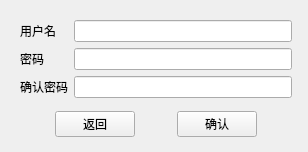
<?xml version="1.0" encoding="UTF-8"?>
<ui version="4.0">
 <class>Regist</class>
 <widget class="QWidget" name="Regist">
  <property name="geometry">
   <rect>
    <x>0</x>
    <y>0</y>
    <width>308</width>
    <height>152</height>
   </rect>
  </property>
  <property name="windowTitle">
   <string>用户注册</string>
  </property>
  <property name="windowIcon">
   <iconset resource="icons.qrc">
    <normaloff>:/icons/icons/fish-logo.bmp</normaloff>:/icons/icons/fish-logo.bmp</iconset>
  </property>
  <widget class="QWidget" name="layoutWidget">
   <property name="geometry">
    <rect>
     <x>20</x>
     <y>20</y>
     <width>272</width>
     <height>117</height>
    </rect>
   </property>
   <layout class="QVBoxLayout" name="verticalLayout">
    <item>
     <layout class="QFormLayout" name="formLayout">
      <item row="0" column="0">
       <widget class="QLabel" name="label">
        <property name="text">
         <string>用户名</string>
        </property>
       </widget>
      </item>
      <item row="0" column="1">
       <widget class="QLineEdit" name="lineEdit"/>
      </item>
      <item row="1" column="0">
       <widget class="QLabel" name="label_2">
        <property name="text">
         <string>密码</string>
        </property>
       </widget>
      </item>
      <item row="1" column="1">
       <widget class="QLineEdit" name="lineEdit_2">
        <property name="echoMode">
         <enum>QLineEdit::Password</enum>
        </property>
       </widget>
      </item>
      <item row="2" column="0">
       <widget class="QLabel" name="label_3">
        <property name="text">
         <string>确认密码</string>
        </property>
       </widget>
      </item>
      <item row="2" column="1">
       <widget class="QLineEdit" name="lineEdit_3">
        <property name="echoMode">
         <enum>QLineEdit::Password</enum>
        </property>
       </widget>
      </item>
     </layout>
    </item>
    <item>
     <layout class="QHBoxLayout" name="horizontalLayout">
      <item>
       <spacer name="horizontalSpacer">
        <property name="orientation">
         <enum>Qt::Horizontal</enum>
        </property>
        <property name="sizeHint" stdset="0">
         <size>
          <width>13</width>
          <height>18</height>
         </size>
        </property>
       </spacer>
      </item>
      <item>
       <widget class="QPushButton" name="pushButton">
        <property name="text">
         <string>返回</string>
        </property>
       </widget>
      </item>
      <item>
       <spacer name="horizontalSpacer_3">
        <property name="orientation">
         <enum>Qt::Horizontal</enum>
        </property>
        <property name="sizeHint" stdset="0">
         <size>
          <width>13</width>
          <height>18</height>
         </size>
        </property>
       </spacer>
      </item>
      <item>
       <widget class="QPushButton" name="pushButton_2">
        <property name="text">
         <string>确认</string>
        </property>
       </widget>
      </item>
      <item>
       <spacer name="horizontalSpacer_2">
        <property name="orientation">
         <enum>Qt::Horizontal</enum>
        </property>
        <property name="sizeHint" stdset="0">
         <size>
          <width>13</width>
          <height>18</height>
         </size>
        </property>
       </spacer>
      </item>
     </layout>
    </item>
   </layout>
  </widget>
 </widget>
 <resources>
  <include location="icons.qrc"/>
 </resources>
 <connections/>
</ui>
